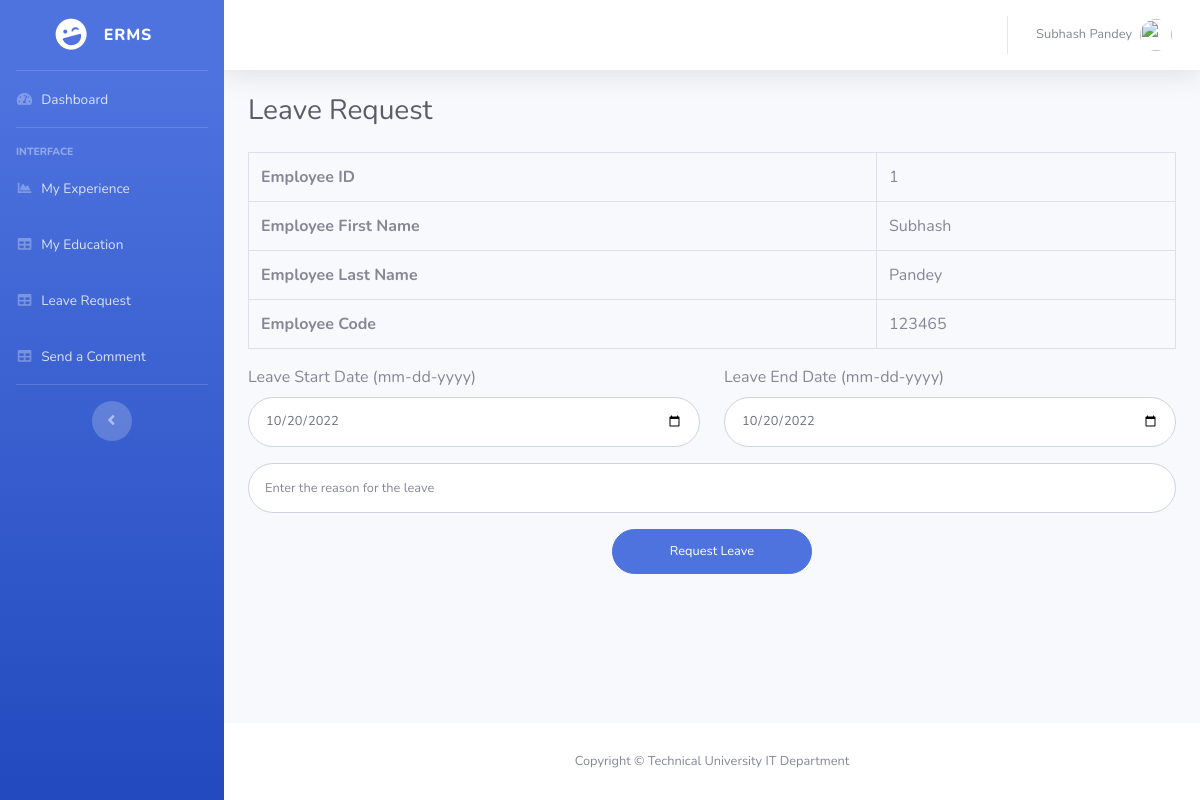
Page /myleave.php (signed in) on the committed database.
### tables this page shows
CREATE TABLE `employeedetail` (
  `ID` int(11) NOT NULL,
  `EmpFname` varchar(50) DEFAULT NULL,
  `EmpLName` varchar(50) NOT NULL,
  `EmpCode` varchar(50) DEFAULT NULL,
  `EmpDept` varchar(120) DEFAULT NULL,
  `EmpDesignation` varchar(120) DEFAULT NULL,
  `EmpContactNo` bigint(10) DEFAULT NULL,
  `EmpGender` enum('Male','Female') DEFAULT NULL,
  `EmpEmail` varchar(200) DEFAULT NULL,
  `EmpPassword` varchar(100) DEFAULT NULL,
  `EmpJoingdate` date DEFAULT NULL,
  `PostingDate` timestamp NOT NULL DEFAULT current_timestamp()
);

### myleave.php (the view, shortened to what this page needs)
<?php
include('includes/dbconnection.php');
if (strlen($_SESSION['uid']==0)) {
  header('location:logout.php');
  }
else{
  ?>
<!DOCTYPE html>
<html lang="en">
<head>
  <link href="vendor/fontawesome-free/css/all.min.css" rel="stylesheet" type="text/css">
  <link href="css/sb-admin-2.min.css" rel="stylesheet">
</head>
<body id="page-top">
  <div id="wrapper">
  <?php include_once('includes/sidebar.php')?>
    <div id="content-wrapper" class="d-flex flex-column">
      <div id="content">
         <?php include_once('includes/header.php')?>
        <div class="container-fluid">
          <h1 class="h3 mb-4 text-gray-800">Leave Request</h1>
  <?php
$empid=$_SESSION['uid'];
$query=mysqli_query($con,"select * from employeedetail where ID=$empid");
$row=mysqli_fetch_array($query);
if($row>0)
{
?>
<table class="table table-bordered" id="dataTable" width="100%" cellspacing="0">
  <tr>
    <th>Employee ID</th>
    <td><?php echo $row['ID'];?></td>
  </tr>
  <tr>
    <th>Employee First Name</th>
    <td><?php echo $row['EmpFname'];?></td>
  </tr>
  <tr>
    <th>Employee Last Name</th>
    <td><?php echo $row['EmpLName'];?></td>
  </tr>
  <tr>
    <th>Employee Code</th>
    <td><?php echo $row['EmpCode'];?></td>
  </tr>
</table>
  <?php
    $result3=mysqli_query($con, "select * from employeeleave where EmpID=$empid AND ID=(SELECT max(id) FROM employeeleave)" );
    $row3= mysqli_fetch_assoc($result3);
    $status3 = "{$row3['LeaveStatus']}";
    if($status3=='Pending')
    { ?>
      <table class="table table-bordered" id="dataTable" width="100%" cellspacing="0">
          <th>Leave Status</th>
          <td style="color:blue;" ><?php echo "Your Current leave status is still Pending Please wait till its processed." ?></td>
        </tr>
      </table>
    <?php }
    elseif($status3=='')
     { ?>
      <form class="user" name="register" method="post">
        <div class="form-group row">
          <div class="col-sm-6 mb-3 mb-sm-0">
            <label>Leave Start Date (mm-dd-yyyy)</label>
            <input type="date" value="<?php echo date('Y-m-d'); ?>" class="form-control form-control-user" id="StartOfLeave" name="startOfLeave" required="true">
          </div>
          <div class="col-sm-6">
          <label>Leave End Date (mm-dd-yyyy)</label>
            <input type="date" value="<?php echo date('Y-m-d'); ?>" class="form-control form-control-user" id="EndOfLeave" name="endOfLeave" required="true">
          </div>
        </div>
          <div class="form-group">
          <input type="text" class="form-control form-control-user" id="leaveReason" placeholder="Enter the reason for the leave"  name="leaveReason" required="true">
        </div>
        <div>
          <center>
            <input type="submit" name="request_leave_btn" value="Request Leave" class="btn btn-primary btn-user btn-block" style="width: 200px;">
          </center>
        </div>
      </form>
<?php
    }
?>
<?php }  ?>
        </div>
      </div>
   <?php include_once('includes/footer.php');?>
    </div>
  </div>
</body>
</html>
<?php }  ?>

### includes/header.php (shortened to what this page needs)
 <nav class="navbar navbar-expand navbar-light bg-white topbar mb-4 static-top shadow">
          <ul class="navbar-nav ml-auto">
            <li class="nav-item dropdown no-arrow">
              <a class="nav-link dropdown-toggle" href="#" id="userDropdown" role="button" data-toggle="dropdown" aria-haspopup="true" aria-expanded="false">
<?php
$empid=$_SESSION['uid'];
$ret=mysqli_query($con,"select EmpFname,EmpLname from employeedetail where ID='$empid'");
$row=mysqli_fetch_array($ret);
$fname=$row['EmpFname'];
$lname=$row['EmpLname'];
?>
                <span class="mr-2 d-none d-lg-inline text-gray-600 small"><?php echo $fname." ".$lname; ?></span>
                <img class="img-profile rounded-circle" src="https://source.unsplash.com/QAB-WJcbgJk/60x60">
              </a>
            </li>
          </ul>
        </nav>

### rows in the picture
employeedetail: EmpFname "Subhash", EmpLName "Pandey", ID "1", EmpCode "123465"
